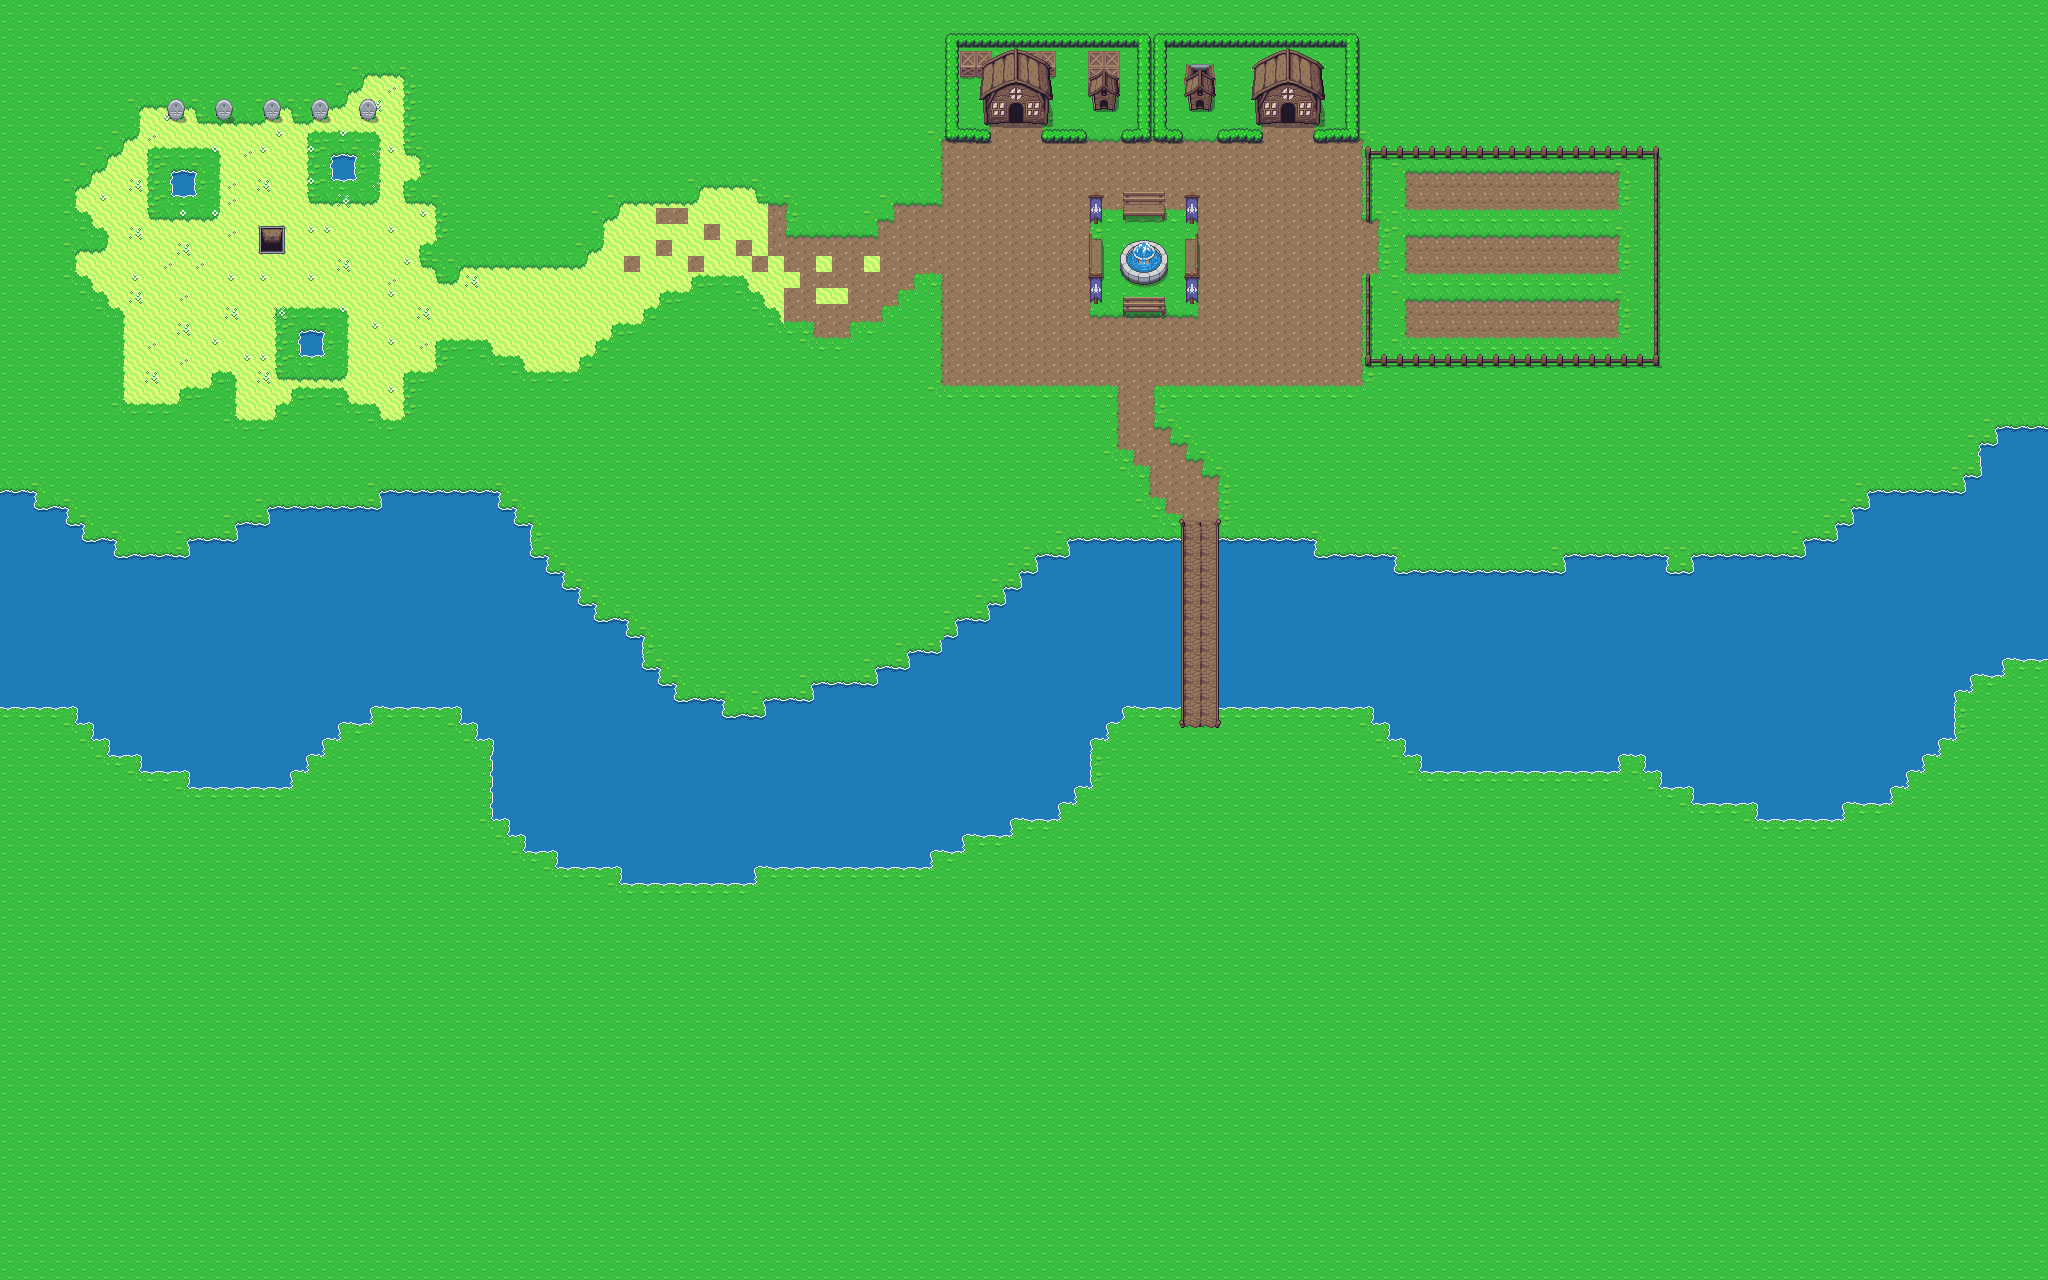

Tiled map render using the project's own tile images. Description and the map definition, with tile-layer contents summarised, below:
An orthogonal 128x80 tile map with 16x16 px tiles, 11 tile layers (ground, fiori, aqua, ponte, ...).

<map version="1.10" tiledversion="1.12.1" orientation="orthogonal" renderorder="right-down" width="128" height="80" tilewidth="16" tileheight="16" infinite="0" nextlayerid="12" nextobjectid="1">
 <tileset firstgid="1" source="terreno.tsx" />
 <layer id="1" name="ground" width="128" height="80">
  <data>[10240 cells, 10240 non-empty, 38 distinct tile ids]</data>
 </layer>
 <layer id="11" name="fiori" width="128" height="80">
  <data>[10240 cells, 58 non-empty, 3 distinct tile ids]</data>
 </layer>
 <layer id="2" name="aqua" width="128" height="80">
  <data>[10240 cells, 2010 non-empty, 23 distinct tile ids]</data>
 </layer>
 <layer id="3" name="ponte" width="128" height="80">
  <data>[10240 cells, 74 non-empty, 16 distinct tile ids]</data>
 </layer>
 <layer id="8" name="staccionata" width="128" height="80">
  <data>[10240 cells, 59 non-empty, 8 distinct tile ids]</data>
 </layer>
 <layer id="4" name="oggetti" width="128" height="80">
  <data>[10240 cells, 102 non-empty, 34 distinct tile ids]</data>
 </layer>
 <layer id="5" name="bandiere" width="128" height="80">
  <data>[10240 cells, 8 non-empty, 2 distinct tile ids]</data>
 </layer>
 <layer id="9" name="farmabile" width="128" height="80">
  <properties>
   <property name="is_farmable" type="bool" value="true" />
  </properties>
  <data>[10240 cells, 78 non-empty, 1 distinct tile ids]</data>
 </layer>
 <layer id="6" name="casa" width="128" height="80">
  <data>[10240 cells, 58 non-empty, 29 distinct tile ids]</data>
 </layer>
 <layer id="7" name="porta" width="128" height="80">
  <data>[10240 cells, 4 non-empty, 2 distinct tile ids]</data>
 </layer>
 <layer id="10" name="porta_caverna" width="128" height="80">
  <data>[10240 cells, 4 non-empty, 4 distinct tile ids]</data>
 </layer>
</map>
